Frame 1 (no input): blank canvas, image omitted
Frame 60 (the mouse pressed at the canvas centre just before this capture): blank canvas, image omitted
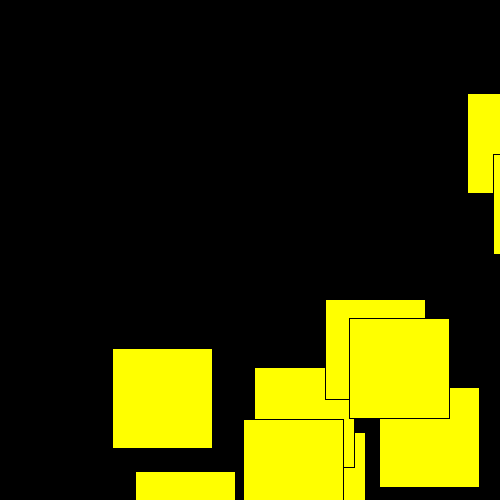
Frame 120 (the mouse held since frame 60 and released just before this capture)

The Processing sketch whose frames 1 and 60 were blank and that drew this single picture after the mouse press (run headless with seeded random() and noise(); from frame 60 on, the mouse is pressed at the canvas centre):

// Processing sketch: Spuare_place_randomiser
// ── Spuare_place_randomiser.pde
void setup()
{
  size(500,500);
  background(0);
 
 
}
void draw()
{
if(mousePressed==true)
{
  background(0);
   for(int i=1;i<11; i=i+1)
  {
    fill(255,255,0);
    rect(random(0,500),random(0,500),100,100);
  }
}
}
